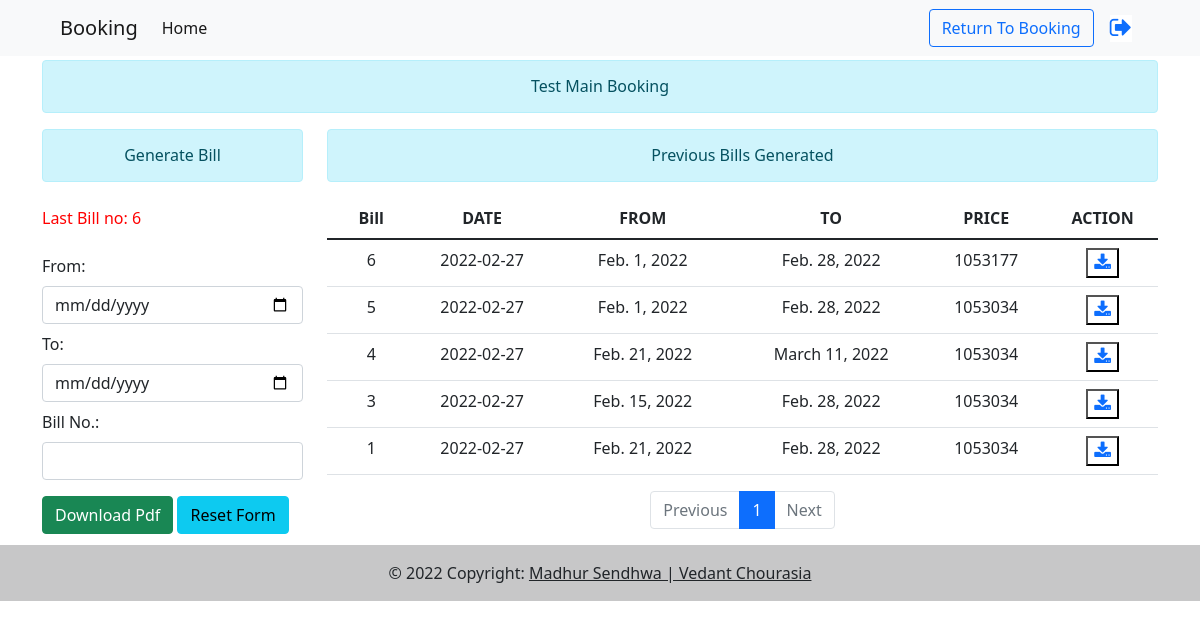
Page /generatebill/2 (signed in) on the committed database.
### app/models.py (models this page shows, shortened)
class Bookings(models.Model):
    name = models.CharField(unique=True,max_length=70)
    email = models.EmailField(max_length=100,default='sendhwamadhurcourierservices@gmail.com')
    s_no = models.IntegerField(default=0)

class Bill(models.Model):
    billof = models.ForeignKey(Bookings,on_delete=models.CASCADE,default = 2)
    bill_no = models.IntegerField()
    date_generate = models.DateField(default=datetime.now)
    bill_date_from = models.DateField(default=datetime.now)
    bill_date_to = models.DateField(default=datetime.now)
    price = models.CharField(max_length=70)

### app/views.py (the view, shortened to what this page needs)
# urls.py: path('generatebill/<int:id>', views.generatebill,name="generatebill"),
@login_required
def generatebill(request,id):
    book = Bookings.objects.get(pk=id)
    try:
        last_bill_no = Bill.objects.filter(billof__id=id).last()
    except:
        last_bill_no = 0
    old_bills = Bill.objects.filter(billof__id=id).order_by('-id')
    paginator = Paginator(old_bills,5)
    page_number = request.GET.get('page')
    page_obj = paginator.get_page(page_number)
    context = {
        'ids':id,
        'old_bills':old_bills,
        'book':book,
        'last_bill_no':last_bill_no,
        'page_obj':page_obj,
    }
    return render(request,'app/generatebill.html',context = context)

### app/templates/app/generatebill.html (shortened to what this page needs)
{% extends "app/base.html" %}
{% load static %}
{% load myapp_extras %}
{% block navbar %}
<a class="btn btn-outline-primary mx-2" href="{% url 'home' ids %}"> Return To Booking </a>
{% endblock %}
{% block headname %}
    {{book.name}}
{% endblock %}
{% block addbook %}
<h6 class="text-center alert alert-info">Generate Bill</h6>
<div class="my-4" style="color: red;" >
    Last Bill no: {{last_bill_no.bill_no}}
</div>
<form action="" id="form" method="post">
    From: <input class="form-control my-2" type="date" name="fromdate" id="">
    To: <input class="form-control my-2" type="date" name="todate" id="">
    Bill No.: <input class="form-control my-2" type="search" name="billno" id="">
    <button type="submit"  name="download" class="my-2 btn btn-success" value="download"> Download Pdf</button>
    <button type="reset" class="btn btn-info">Reset Form</button>
</form>
{% endblock %}
{% block book %}
<h6 class="text-center alert alert-info">Previous Bills Generated</h6>
<table class="table table-hover text-center">
    <thead>
        <tr>
            <th scope="col" style="width: 8%;">Bill</th>
            <th scope="col" style="width: 12%;">DATE</th>
            <th scope="col" style="width: 17%;">FROM</th>
            <th scope="col" style="width: 17%;">TO</th>
            <th scope="col" style="width: 11%;">PRICE</th>
            <th scope="col" style="width: 10%;">ACTION</th>
        </tr>
    </thead>
    <tbody id="tbody">
        {% for dat in page_obj %}
        <tr>
            <td>{{dat.bill_no}}</td>
            <td>{{dat.date_generate|date:'Y-m-d'}}</td>
            <td>{{dat.bill_date_from}}</td>
            <td>{{dat.bill_date_to}}</td>
            <td>{{dat.price}}</td>
            <td>
                <button type="submit" style="background-color: white;"  name="downloadold" value="download"> <a href="{% url 'download_old' ids dat.bill_no %}"> <i class="fa fa-download" style="font-size:18px"></i> </a></button>
            </td>
        </tr>
        {% endfor %}
    </tbody>
</table>
<nav aria-label="Page navigation example">
  <ul class="pagination justify-content-center">
    {% if page_obj.has_previous %}
      <li class="page-item">
        <a class="page-link" href="?page={{ page_obj.previous_page_number }}">Previous</a>
      </li>
    {% else %}
      <li class="page-item disabled">
        <a class="page-link" href="#" tabindex="-1" aria-disabled="True">Previous</a>
      </li>
    {% endif %}
    {% for i in page_obj.paginator.page_range %}
      {% if page_obj.number == i %}
        <li class="page-item active" aria-current="page">
          <span class="page-link">
            {{ i }}
          </span>
        </li>
      {% else %}
        <li class="page-item"><a class="page-link" href="?page={{ i }}">{{ i }}</a></li>
      {% endif %}
    {% endfor %}
    {% if page_obj.has_next %}
      <li class="page-item">
        <a class="page-link" href="?page={{ page_obj.next_page_number }}">Next</a>
      </li>
    {% else %}
      <li class="page-item disabled">
        <a class="page-link" href="#" tabindex="-1" aria-disabled="True">Next</a>
      </li>
    {% endif %}
  </ul>
</nav>
{% endblock %}

### rows in the picture
Bookings: name "Test Main Booking"
Bill: bill_no "6", date_generate "2022-02-27", bill_date_from "Feb. 1, 2022", bill_date_to "Feb. 28, 2022", price "1053177"
Bill: bill_no "5", date_generate "2022-02-27", bill_date_from "Feb. 1, 2022", bill_date_to "Feb. 28, 2022", price "1053034"
Bill: bill_no "4", date_generate "2022-02-27", bill_date_from "Feb. 21, 2022", bill_date_to "March 11, 2022", price "1053034"
Bill: bill_no "3", date_generate "2022-02-27", bill_date_from "Feb. 15, 2022", bill_date_to "Feb. 28, 2022", price "1053034"
Bill: bill_no "1", date_generate "2022-02-27", bill_date_from "Feb. 21, 2022", bill_date_to "Feb. 28, 2022", price "1053034"

### other values in the picture
{{ i }} "1"
